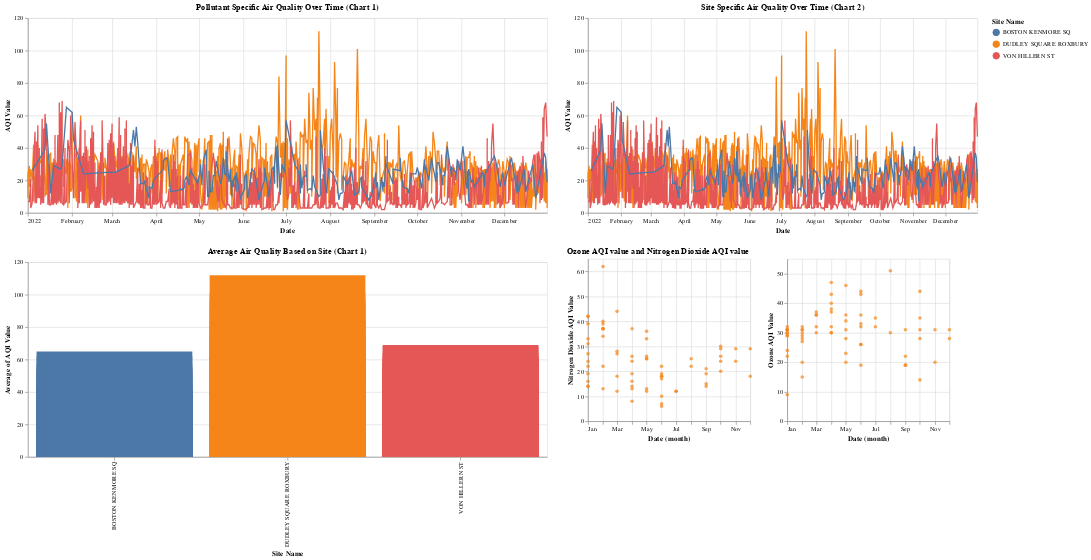

Notebook source saved alongside this figure:
### Code cell
# combining all the charts


# combined_chart_site_and_pollutant
# chart_airpolution_by_site
# chart_nitrogen_andOzone
# combined_chart
# chart_select2
# chart_select

dashboard = alt.vconcat(chart_select, chart_nitrogen_andOzone).resolve_scale(y='independent') 

dashboard1 = alt.hconcat(combined_chart_site_and_pollutant, dashboard).resolve_scale(y='independent')
# dashboard2 = combined_chart
dashboard1

### Figure 1 — Vega-Lite specification as saved in the notebook (floating-point values rounded to 4 significant figures; data arrays with more than 128 entries replaced by an {"elided": "..."} marker saying what was removed)
{"config": {"view": {"continuousWidth": 300, "continuousHeight": 300}}, "hconcat": [{"vconcat": [{"mark": {"type": "line"}, "encoding": {"color": {"field": "Site Name", "type": "nominal"}, "opacity": {"condition": {"param": "Chart1", "value": 1.0}, "value": 0.2}, "tooltip": {"field": "AQI Value", "type": "quantitative"}, "x": {"field": "Date", "type": "temporal"}, "y": {"field": "AQI Value", "type": "quantitative"}}, "height": 300, "name": "view_67", "title": "Pollutant Specific Air Quality Over Time (Chart 1)", "transform": [{"filter": {"param": "Chart1"}}], "width": 800}, {"mark": {"type": "bar"}, "encoding": {"color": {"field": "Site Name", "type": "nominal"}, "tooltip": {"field": "AQI Value", "type": "quantitative"}, "x": {"field": "Site Name", "type": "nominal"}, "y": {"aggregate": "average", "field": "AQI Value", "type": "quantitative"}}, "height": 300, "name": "view_68", "title": "Average Air Quality Based on Site (Chart 1)", "transform": [{"filter": {"param": "Chart1"}}], "width": 800}], "data": {"name": "data-60b3bcb564309bbe8a987fcefbe81bc2"}, "resolve": {"scale": {"y": "independent"}}}, {"vconcat": [{"data": {"name": "data-60b3bcb564309bbe8a987fcefbe81bc2"}, "mark": {"type": "line"}, "encoding": {"color": {"field": "Site Name", "type": "nominal"}, "tooltip": {"field": "AQI Value", "type": "quantitative"}, "x": {"field": "Date", "type": "temporal"}, "y": {"field": "AQI Value", "type": "quantitative"}}, "height": 300, "name": "view_69", "title": "Site Specific Air Quality Over Time (Chart 2)", "transform": [{"filter": {"param": "Chart 2"}}], "width": 600}, {"hconcat": [{"mark": {"type": "circle"}, "encoding": {"color": {"condition": {"param": "param_14", "field": "Site Name", "type": "nominal"}, "value": "gray"}, "x": {"field": "Date", "timeUnit": "month", "type": "temporal"}, "y": {"field": "Nitrogen Dioxide AQI Value", "type": "quantitative"}}, "height": 250, "name": "view_61", "width": 250}, {"mark": {"type": "circle"}, "encoding": {"color": {"condition": {"param": "param_14", "field": "Site Name", "type": "nominal"}, "value": "gray"}, "x": {"field": "Date", "timeUnit": "month", "type": "temporal"}, "y": {"field": "Ozone AQI Value", "type": "quantitative"}}, "height": 250, "name": "view_62", "width": 250}], "data": {"name": "data-0607500de7fa784120acc20adeef61c3"}, "title": "Ozone AQI value and Nitrogen Dioxide AQI value"}], "resolve": {"scale": {"y": "independent"}}}], "params": [{"name": "Chart1", "select": {"type": "point", "fields": ["Pollutant"]}, "bind": {"input": "select", "options": ["Ozone AQI Value", "Nitrogen Dioxide AQI Value", "PM2.5 AQI Value", "PM10 AQI Value", "Carbon Monoxide AQI Value"]}, "views": ["view_67", "view_68"]}, {"name": "Chart 2", "select": {"type": "point", "fields": ["Site Name"]}, "bind": {"input": "select", "options": ["DUDLEY SQUARE ROXBURY", "VON HILLERN ST", "BOSTON KENMORE SQ"]}, "views": ["view_69"]}, {"name": "param_14", "select": {"type": "interval", "resolve": "global"}, "views": ["view_61", "view_62"]}], "resolve": {"scale": {"y": "independent"}}, "$schema": "https://vega.github.io/schema/vega-lite/v5.8.0.json", "datasets": {"data-60b3bcb564309bbe8a987fcefbe81bc2": {"elided": "1472 records"}, "data-0607500de7fa784120acc20adeef61c3": [{"Date": "01/01/2022", "Ozone AQI Value": 9.0, "Site Name": "DUDLEY SQUARE ROXBURY", "Nitrogen Dioxide AQI Value": 24.0, "PM2.5 AQI Value": null, "PM10 AQI Value": null, "Carbon Monoxide AQI Value": null, "Main Pollutant": null}, {"Date": "01/02/2022", "Ozone AQI Value": 29.0, "Site Name": "DUDLEY SQUARE ROXBURY", "Nitrogen Dioxide AQI Value": 16.0, "PM2.5 AQI Value": null, "PM10 AQI Value": null, "Carbon Monoxide AQI Value": null, "Main Pollutant": null}, {"Date": "01/06/2022", "Ozone AQI Value": 22.0, "Site Name": "DUDLEY SQUARE ROXBURY", "Nitrogen Dioxide AQI Value": 22.0, "PM2.5 AQI Value": null, "PM10 AQI Value": null, "Carbon Monoxide AQI Value": null, "Main Pollutant": null}, {"Date": "01/08/2022", "Ozone AQI Value": 29.0, "Site Name": "DUDLEY SQUARE ROXBURY", "Nitrogen Dioxide AQI Value": 42.0, "PM2.5 AQI Value": null, "PM10 AQI Value": 12.0, "Carbon Monoxide AQI Value": null, "Main Pollutant": null}, {"Date": "01/11/2022", "Ozone AQI Value": 30.0, "Site Name": "DUDLEY SQUARE ROXBURY", "Nitrogen Dioxide AQI Value": 31.0, "PM2.5 AQI Value": null, "PM10 AQI Value": 35.0, "Carbon Monoxide AQI Value": null, "Main Pollutant": null}, {"Date": "01/14/2022", "Ozone AQI Value": 31.0, "Site Name": "DUDLEY SQUARE ROXBURY", "Nitrogen Dioxide AQI Value": 39.0, "PM2.5 AQI Value": null, "PM10 AQI Value": 22.0, "Carbon Monoxide AQI Value": 11.0, "Main Pollutant": null}, {"Date": "01/15/2022", "Ozone AQI Value": 31.0, "Site Name": "DUDLEY SQUARE ROXBURY", "Nitrogen Dioxide AQI Value": 14.0, "PM2.5 AQI Value": null, "PM10 AQI Value": null, "Carbon Monoxide AQI Value": null, "Main Pollutant": null}, {"Date": "01/18/2022", "Ozone AQI Value": 31.0, "Site Name": "DUDLEY SQUARE ROXBURY", "Nitrogen Dioxide AQI Value": 19.0, "PM2.5 AQI Value": null, "PM10 AQI Value": null, "Carbon Monoxide AQI Value": null, "Main Pollutant": null}, {"Date": "01/22/2022", "Ozone AQI Value": 30.0, "Site Name": "DUDLEY SQUARE ROXBURY", "Nitrogen Dioxide AQI Value": 42.0, "PM2.5 AQI Value": null, "PM10 AQI Value": null, "Carbon Monoxide AQI Value": null, "Main Pollutant": null}, {"Date": "01/26/2022", "Ozone AQI Value": 32.0, "Site Name": "DUDLEY SQUARE ROXBURY", "Nitrogen Dioxide AQI Value": 27.0, "PM2.5 AQI Value": 33.0, "PM10 AQI Value": 16.0, "Carbon Monoxide AQI Value": null, "Main Pollutant": null}, {"Date": "01/28/2022", "Ozone AQI Value": 24.0, "Site Name": "DUDLEY SQUARE ROXBURY", "Nitrogen Dioxide AQI Value": 33.0, "PM2.5 AQI Value": null, "PM10 AQI Value": null, "Carbon Monoxide AQI Value": null, "Main Pollutant": null}, {"Date": "01/29/2022", "Ozone AQI Value": 31.0, "Site Name": "DUDLEY SQUARE ROXBURY", "Nitrogen Dioxide AQI Value": 14.0, "PM2.5 AQI Value": null, "PM10 AQI Value": 9.0, "Carbon Monoxide AQI Value": 3.0, "Main Pollutant": null}, {"Date": "02/01/2022", "Ozone AQI Value": 15.0, "Site Name": "DUDLEY SQUARE ROXBURY", "Nitrogen Dioxide AQI Value": 62.0, "PM2.5 AQI Value": null, "PM10 AQI Value": 20.0, "Carbon Monoxide AQI Value": 15.0, "Main Pollutant": null}, {"Date": "02/03/2022", "Ozone AQI Value": 20.0, "Site Name": "DUDLEY SQUARE ROXBURY", "Nitrogen Dioxide AQI Value": 37.0, "PM2.5 AQI Value": null, "PM10 AQI Value": null, "Carbon Monoxide AQI Value": 9.0, "Main Pollutant": null}, {"Date": "02/04/2022", "Ozone AQI Value": 27.0, "Site Name": "DUDLEY SQUARE ROXBURY", "Nitrogen Dioxide AQI Value": 39.0, "PM2.5 AQI Value": null, "PM10 AQI Value": 7.0, "Carbon Monoxide AQI Value": 8.0, "Main Pollutant": null}, {"Date": "02/05/2022", "Ozone AQI Value": 32.0, "Site Name": "DUDLEY SQUARE ROXBURY", "Nitrogen Dioxide AQI Value": 22.0, "PM2.5 AQI Value": null, "PM10 AQI Value": null, "Carbon Monoxide AQI Value": null, "Main Pollutant": null}, {"Date": "02/06/2022", "Ozone AQI Value": 31.0, "Site Name": "DUDLEY SQUARE ROXBURY", "Nitrogen Dioxide AQI Value": 37.0, "PM2.5 AQI Value": null, "PM10 AQI Value": null, "Carbon Monoxide AQI Value": null, "Main Pollutant": null}, {"Date": "02/15/2022", "Ozone AQI Value": 29.0, "Site Name": "DUDLEY SQUARE ROXBURY", "Nitrogen Dioxide AQI Value": 40.0, "PM2.5 AQI Value": null, "PM10 AQI Value": null, "Carbon Monoxide AQI Value": null, "Main Pollutant": null}, {"Date": "02/20/2022", "Ozone AQI Value": 31.0, "Site Name": "DUDLEY SQUARE ROXBURY", "Nitrogen Dioxide AQI Value": 13.0, "PM2.5 AQI Value": null, "PM10 AQI Value": null, "Carbon Monoxide AQI Value": null, "Main Pollutant": null}, {"Date": "02/21/2022", "Ozone AQI Value": 30.0, "Site Name": "DUDLEY SQUARE ROXBURY", "Nitrogen Dioxide AQI Value": 37.0, "PM2.5 AQI Value": null, "PM10 AQI Value": null, "Carbon Monoxide AQI Value": null, "Main Pollutant": null}, {"Date": "02/24/2022", "Ozone AQI Value": 28.0, "Site Name": "DUDLEY SQUARE ROXBURY", "Nitrogen Dioxide AQI Value": 34.0, "PM2.5 AQI Value": null, "PM10 AQI Value": null, "Carbon Monoxide AQI Value": null, "Main Pollutant": null}, {"Date": "03/02/2022", "Ozone AQI Value": 36.0, "Site Name": "DUDLEY SQUARE ROXBURY", "Nitrogen Dioxide AQI Value": 44.0, "PM2.5 AQI Value": null, "PM10 AQI Value": null, "Carbon Monoxide AQI Value": null, "Main Pollutant": null}, {"Date": "03/04/2022", "Ozone AQI Value": 32.0, "Site Name": "DUDLEY SQUARE ROXBURY", "Nitrogen Dioxide AQI Value": 28.0, "PM2.5 AQI Value": null, "PM10 AQI Value": null, "Carbon Monoxide AQI Value": null, "Main Pollutant": null}, {"Date": "03/06/2022", "Ozone AQI Value": 37.0, "Site Name": "DUDLEY SQUARE ROXBURY", "Nitrogen Dioxide AQI Value": 27.0, "PM2.5 AQI Value": null, "PM10 AQI Value": 15.0, "Carbon Monoxide AQI Value": null, "Main Pollutant": null}, {"Date": "03/22/2022", "Ozone AQI Value": 36.0, "Site Name": "DUDLEY SQUARE ROXBURY", "Nitrogen Dioxide AQI Value": 18.0, "PM2.5 AQI Value": null, "PM10 AQI Value": null, "Carbon Monoxide AQI Value": null, "Main Pollutant": null}, {"Date": "03/29/2022", "Ozone AQI Value": 30.0, "Site Name": "DUDLEY SQUARE ROXBURY", "Nitrogen Dioxide AQI Value": 12.0, "PM2.5 AQI Value": null, "PM10 AQI Value": null, "Carbon Monoxide AQI Value": null, "Main Pollutant": null}, {"Date": "04/03/2022", "Ozone AQI Value": 40.0, "Site Name": "DUDLEY SQUARE ROXBURY", "Nitrogen Dioxide AQI Value": 37.0, "PM2.5 AQI Value": null, "PM10 AQI Value": null, "Carbon Monoxide AQI Value": null, "Main Pollutant": null}, {"Date": "04/04/2022", "Ozone AQI Value": 37.0, "Site Name": "DUDLEY SQUARE ROXBURY", "Nitrogen Dioxide AQI Value": 19.0, "PM2.5 AQI Value": null, "PM10 AQI Value": null, "Carbon Monoxide AQI Value": null, "Main Pollutant": null}, {"Date": "04/07/2022", "Ozone AQI Value": 38.0, "Site Name": "DUDLEY SQUARE ROXBURY", "Nitrogen Dioxide AQI Value": 26.0, "PM2.5 AQI Value": null, "PM10 AQI Value": null, "Carbon Monoxide AQI Value": null, "Main Pollutant": null}, {"Date": "04/10/2022", "Ozone AQI Value": 30.0, "Site Name": "DUDLEY SQUARE ROXBURY", "Nitrogen Dioxide AQI Value": 16.0, "PM2.5 AQI Value": null, "PM10 AQI Value": null, "Carbon Monoxide AQI Value": null, "Main Pollutant": null}, {"Date": "04/16/2022", "Ozone AQI Value": 47.0, "Site Name": "DUDLEY SQUARE ROXBURY", "Nitrogen Dioxide AQI Value": 8.0, "PM2.5 AQI Value": null, "PM10 AQI Value": null, "Carbon Monoxide AQI Value": null, "Main Pollutant": null}, {"Date": "04/17/2022", "Ozone AQI Value": 30.0, "Site Name": "DUDLEY SQUARE ROXBURY", "Nitrogen Dioxide AQI Value": 13.0, "PM2.5 AQI Value": null, "PM10 AQI Value": 5.0, "Carbon Monoxide AQI Value": null, "Main Pollutant": null}, {"Date": "04/26/2022", "Ozone AQI Value": 32.0, "Site Name": "DUDLEY SQUARE ROXBURY", "Nitrogen Dioxide AQI Value": 24.0, "PM2.5 AQI Value": null, "PM10 AQI Value": 9.0, "Carbon Monoxide AQI Value": null, "Main Pollutant": null}, {"Date": "04/28/2022", "Ozone AQI Value": 43.0, "Site Name": "DUDLEY SQUARE ROXBURY", "Nitrogen Dioxide AQI Value": 14.0, "PM2.5 AQI Value": null, "PM10 AQI Value": null, "Carbon Monoxide AQI Value": null, "Main Pollutant": null}, {"Date": "05/01/2022", "Ozone AQI Value": 46.0, "Site Name": "DUDLEY SQUARE ROXBURY", "Nitrogen Dioxide AQI Value": 25.0, "PM2.5 AQI Value": null, "PM10 AQI Value": null, "Carbon Monoxide AQI Value": null, "Main Pollutant": null}, {"Date": "05/04/2022", "Ozone AQI Value": 20.0, "Site Name": "DUDLEY SQUARE ROXBURY", "Nitrogen Dioxide AQI Value": 25.0, "PM2.5 AQI Value": null, "PM10 AQI Value": null, "Carbon Monoxide AQI Value": null, "Main Pollutant": null}, {"Date": "05/12/2022", "Ozone AQI Value": 31.0, "Site Name": "DUDLEY SQUARE ROXBURY", "Nitrogen Dioxide AQI Value": 33.0, "PM2.5 AQI Value": null, "PM10 AQI Value": null, "Carbon Monoxide AQI Value": 2.0, "Main Pollutant": null}, {"Date": "05/13/2022", "Ozone AQI Value": 23.0, "Site Name": "DUDLEY SQUARE ROXBURY", "Nitrogen Dioxide AQI Value": 26.0, "PM2.5 AQI Value": null, "PM10 AQI Value": null, "Carbon Monoxide AQI Value": 2.0, "Main Pollutant": null}, {"Date": "05/21/2022", "Ozone AQI Value": 34.0, "Site Name": "DUDLEY SQUARE ROXBURY", "Nitrogen Dioxide AQI Value": 36.0, "PM2.5 AQI Value": null, "PM10 AQI Value": null, "Carbon Monoxide AQI Value": null, "Main Pollutant": null}, {"Date": "05/28/2022", "Ozone AQI Value": 28.0, "Site Name": "DUDLEY SQUARE ROXBURY", "Nitrogen Dioxide AQI Value": 12.0, "PM2.5 AQI Value": null, "PM10 AQI Value": null, "Carbon Monoxide AQI Value": null, "Main Pollutant": null}, {"Date": "05/29/2022", "Ozone AQI Value": 36.0, "Site Name": "DUDLEY SQUARE ROXBURY", "Nitrogen Dioxide AQI Value": 13.0, "PM2.5 AQI Value": null, "PM10 AQI Value": 9.0, "Carbon Monoxide AQI Value": null, "Main Pollutant": null}, {"Date": "06/01/2022", "Ozone AQI Value": 19.0, "Site Name": "DUDLEY SQUARE ROXBURY", "Nitrogen Dioxide AQI Value": 18.0, "PM2.5 AQI Value": 25.0, "PM10 AQI Value": 10.0, "Carbon Monoxide AQI Value": 2.0, "Main Pollutant": null}, {"Date": "06/03/2022", "Ozone AQI Value": 26.0, "Site Name": "DUDLEY SQUARE ROXBURY", "Nitrogen Dioxide AQI Value": 19.0, "PM2.5 AQI Value": null, "PM10 AQI Value": null, "Carbon Monoxide AQI Value": 1.0, "Main Pollutant": null}, {"Date": "06/10/2022", "Ozone AQI Value": 36.0, "Site Name": "DUDLEY SQUARE ROXBURY", "Nitrogen Dioxide AQI Value": 17.0, "PM2.5 AQI Value": null, "PM10 AQI Value": 7.0, "Carbon Monoxide AQI Value": null, "Main Pollutant": null}, {"Date": "06/13/2022", "Ozone AQI Value": 44.0, "Site Name": "DUDLEY SQUARE ROXBURY", "Nitrogen Dioxide AQI Value": 18.0, "PM2.5 AQI Value": null, "PM10 AQI Value": 10.0, "Carbon Monoxide AQI Value": null, "Main Pollutant": null}, {"Date": "06/15/2022", "Ozone AQI Value": 33.0, "Site Name": "DUDLEY SQUARE ROXBURY", "Nitrogen Dioxide AQI Value": 22.0, "PM2.5 AQI Value": null, "PM10 AQI Value": null, "Carbon Monoxide AQI Value": 2.0, "Main Pollutant": null}, {"Date": "06/17/2022", "Ozone AQI Value": 43.0, "Site Name": "DUDLEY SQUARE ROXBURY", "Nitrogen Dioxide AQI Value": 10.0, "PM2.5 AQI Value": null, "PM10 AQI Value": null, "Carbon Monoxide AQI Value": null, "Main Pollutant": null}, {"Date": "06/18/2022", "Ozone AQI Value": 32.0, "Site Name": "DUDLEY SQUARE ROXBURY", "Nitrogen Dioxide AQI Value": 6.0, "PM2.5 AQI Value": null, "PM10 AQI Value": null, "Carbon Monoxide AQI Value": null, "Main Pollutant": null}, {"Date": "06/22/2022", "Ozone AQI Value": 26.0, "Site Name": "DUDLEY SQUARE ROXBURY", "Nitrogen Dioxide AQI Value": 7.0, "PM2.5 AQI Value": null, "PM10 AQI Value": 20.0, "Carbon Monoxide AQI Value": null, "Main Pollutant": null}, {"Date": "07/30/2022", "Ozone AQI Value": 32.0, "Site Name": "DUDLEY SQUARE ROXBURY", "Nitrogen Dioxide AQI Value": 12.0, "PM2.5 AQI Value": null, "PM10 AQI Value": null, "Carbon Monoxide AQI Value": null, "Main Pollutant": null}, {"Date": "07/31/2022", "Ozone AQI Value": 35.0, "Site Name": "DUDLEY SQUARE ROXBURY", "Nitrogen Dioxide AQI Value": 12.0, "PM2.5 AQI Value": null, "PM10 AQI Value": 6.0, "Carbon Monoxide AQI Value": null, "Main Pollutant": null}, {"Date": "08/05/2022", "Ozone AQI Value": 51.0, "Site Name": "DUDLEY SQUARE ROXBURY", "Nitrogen Dioxide AQI Value": 22.0, "PM2.5 AQI Value": null, "PM10 AQI Value": null, "Carbon Monoxide AQI Value": null, "Main Pollutant": null}, {"Date": "08/12/2022", "Ozone AQI Value": 30.0, "Site Name": "DUDLEY SQUARE ROXBURY", "Nitrogen Dioxide AQI Value": 25.0, "PM2.5 AQI Value": null, "PM10 AQI Value": 8.0, "Carbon Monoxide AQI Value": null, "Main Pollutant": null}, {"Date": "09/05/2022", "Ozone AQI Value": 19.0, "Site Name": "DUDLEY SQUARE ROXBURY", "Nitrogen Dioxide AQI Value": 15.0, "PM2.5 AQI Value": null, "PM10 AQI Value": 7.0, "Carbon Monoxide AQI Value": null, "Main Pollutant": null}, {"Date": "09/11/2022", "Ozone AQI Value": 31.0, "Site Name": "DUDLEY SQUARE ROXBURY", "Nitrogen Dioxide AQI Value": 14.0, "PM2.5 AQI Value": null, "PM10 AQI Value": 11.0, "Carbon Monoxide AQI Value": null, "Main Pollutant": null}, {"Date": "09/20/2022", "Ozone AQI Value": 19.0, "Site Name": "DUDLEY SQUARE ROXBURY", "Nitrogen Dioxide AQI Value": 19.0, "PM2.5 AQI Value": null, "PM10 AQI Value": 8.0, "Carbon Monoxide AQI Value": null, "Main Pollutant": null}, {"Date": "09/30/2022", "Ozone AQI Value": 22.0, "Site Name": "DUDLEY SQUARE ROXBURY", "Nitrogen Dioxide AQI Value": 21.0, "PM2.5 AQI Value": null, "PM10 AQI Value": null, "Carbon Monoxide AQI Value": null, "Main Pollutant": null}, {"Date": "10/09/2022", "Ozone AQI Value": 35.0, "Site Name": "DUDLEY SQUARE ROXBURY", "Nitrogen Dioxide AQI Value": 20.0, "PM2.5 AQI Value": null, "PM10 AQI Value": null, "Carbon Monoxide AQI Value": null, "Main Pollutant": null}, {"Date": "10/10/2022", "Ozone AQI Value": 31.0, "Site Name": "DUDLEY SQUARE ROXBURY", "Nitrogen Dioxide AQI Value": 30.0, "PM2.5 AQI Value": 38.0, "PM10 AQI Value": null, "Carbon Monoxide AQI Value": null, "Main Pollutant": null}, {"Date": "10/22/2022", "Ozone AQI Value": 44.0, "Site Name": "DUDLEY SQUARE ROXBURY", "Nitrogen Dioxide AQI Value": 26.0, "PM2.5 AQI Value": null, "PM10 AQI Value": null, "Carbon Monoxide AQI Value": null, "Main Pollutant": null}, {"Date": "10/26/2022", "Ozone AQI Value": 14.0, "Site Name": "DUDLEY SQUARE ROXBURY", "Nitrogen Dioxide AQI Value": 24.0, "PM2.5 AQI Value": null, "PM10 AQI Value": 8.0, "Carbon Monoxide AQI Value": 5.0, "Main Pollutant": null}, {"Date": "10/29/2022", "Ozone AQI Value": 28.0, "Site Name": "DUDLEY SQUARE ROXBURY", "Nitrogen Dioxide AQI Value": 29.0, "PM2.5 AQI Value": null, "PM10 AQI Value": 10.0, "Carbon Monoxide AQI Value": 10.0, "Main Pollutant": null}, {"Date": "11/23/2022", "Ozone AQI Value": 31.0, "Site Name": "DUDLEY SQUARE ROXBURY", "Nitrogen Dioxide AQI Value": 29.0, "PM2.5 AQI Value": null, "PM10 AQI Value": null, "Carbon Monoxide AQI Value": 7.0, "Main Pollutant": null}, {"Date": "11/29/2022", "Ozone AQI Value": 20.0, "Site Name": "DUDLEY SQUARE ROXBURY", "Nitrogen Dioxide AQI Value": 24.0, "PM2.5 AQI Value": 19.0, "PM10 AQI Value": null, "Carbon Monoxide AQI Value": null, "Main Pollutant": null}, {"Date": "12/04/2022", "Ozone AQI Value": 31.0, "Site Name": "DUDLEY SQUARE ROXBURY", "Nitrogen Dioxide AQI Value": 29.0, "PM2.5 AQI Value": 20.0, "PM10 AQI Value": 6.0, "Carbon Monoxide AQI Value": null, "Main Pollutant": null}, {"Date": "12/12/2022", "Ozone AQI Value": 28.0, "Site Name": "DUDLEY SQUARE ROXBURY", "Nitrogen Dioxide AQI Value": 18.0, "PM2.5 AQI Value": null, "PM10 AQI Value": null, "Carbon Monoxide AQI Value": 3.0, "Main Pollutant": null}]}}
